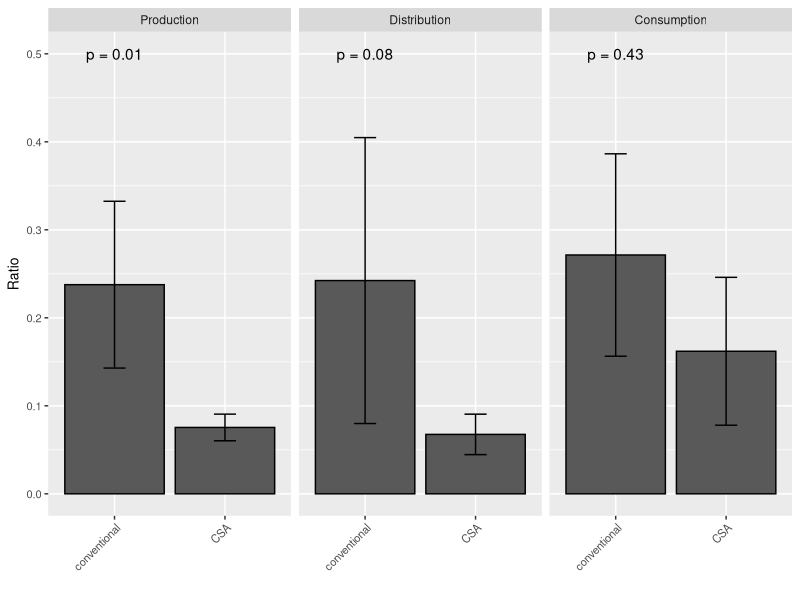
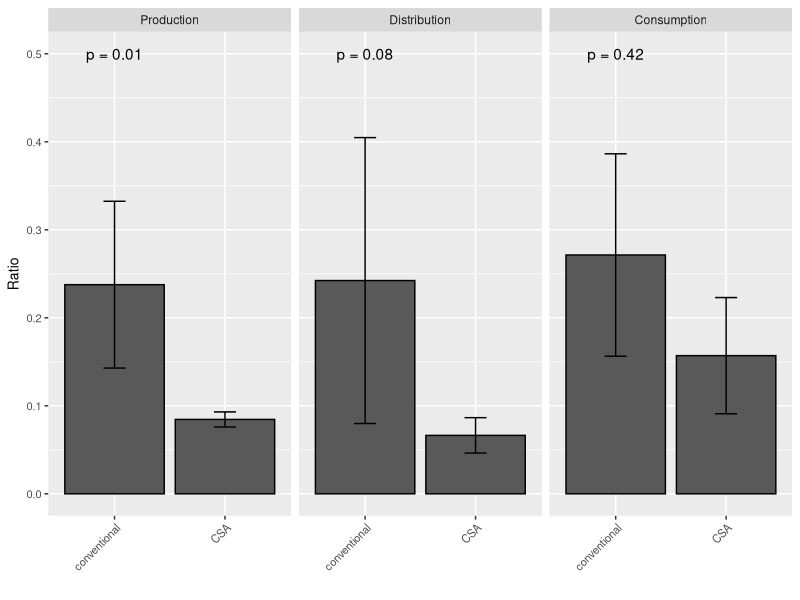
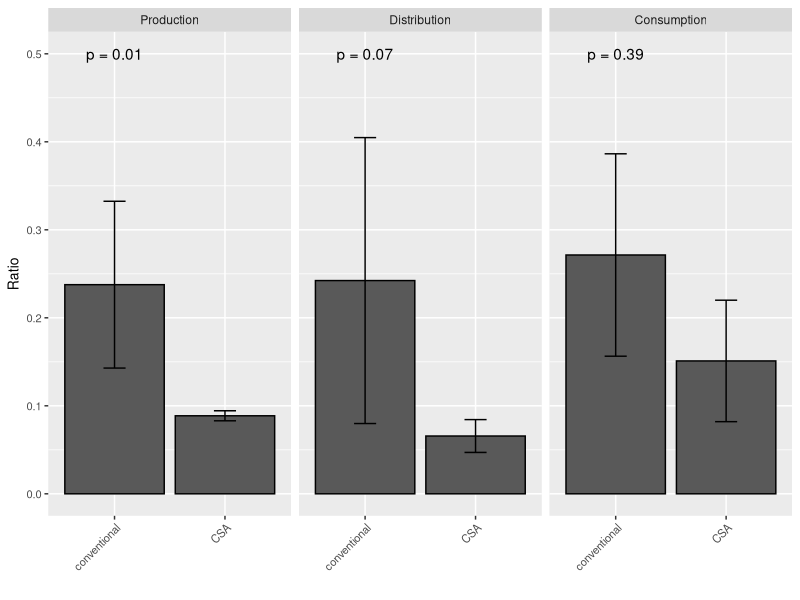
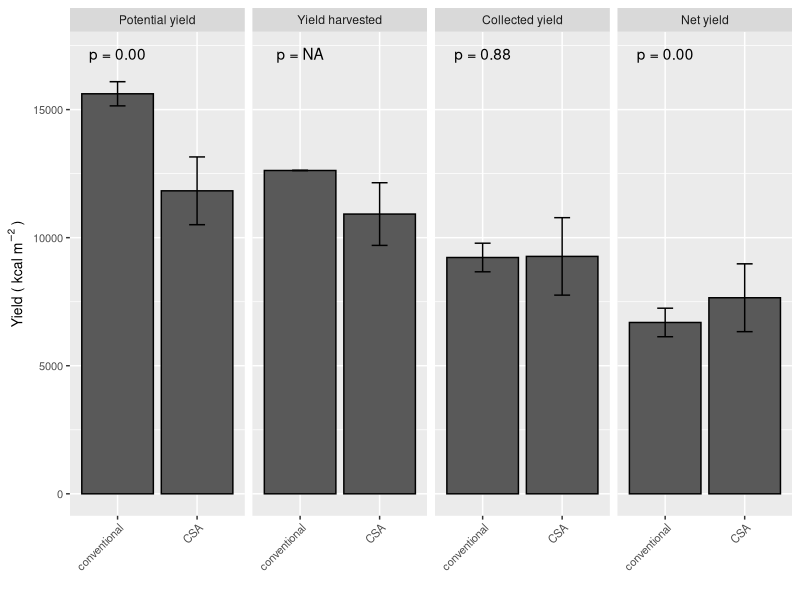
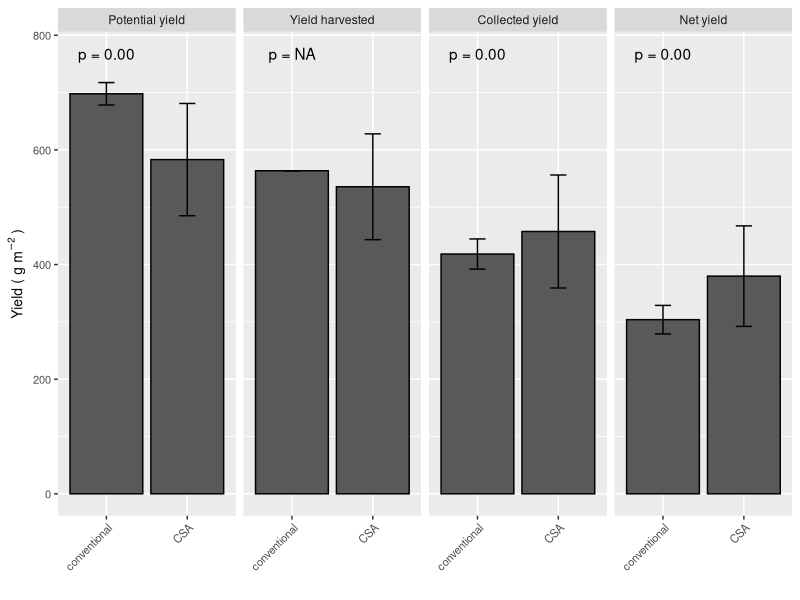
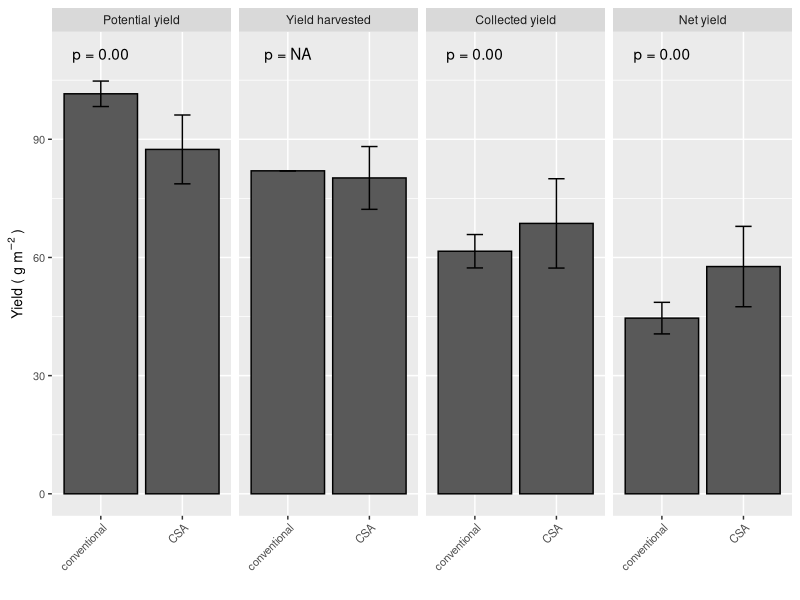

Recreate these plots in R, in order.

################### libraries ################### 
#load packages
library(dplyr)
library(tidyr)
library(readxl)
library(openxlsx)
library(ggplot2)
library(data.table) 


################### data ################### 
## General
CropLabs <- c("Broccoli", "Bush beans", "Fennel", "Potatoes", "Turnips", "Lettuces", "Pumpkins", "Leeks", "Spinach beet", "Carrots", "Beetroot", "Tomatoes", "White cabbages", "Savoy cabbages", "Courgettes", "Onions")
CropTable <- data.frame(Kultur=c("Brokkoli","Buschbohne","Fenchel","Kartoffel", "Kohlrabi","Kopfsalat","Kürbis","Lauch","Mangold","Möhre","Rote Bete","Tomate","Weißkohl","Wirsing","Zucchini","Zwiebel"),
                        Crop=CropLabs)

dfKategorienBeretta <- read_excel("Data/crops_categories_nutrients.xlsx")
dfKategorienBeretta <- merge(dfKategorienBeretta,CropTable,by="Kultur")

manual.labs.english <- c(production = "Production", 
                 intermediate = "Distribution", 
                 household = "Consumption",
                 fresh="Fresh vegetables",
                 storable="Storable vegetables",
                 potato="Potatoes",
                 Conventional="Conventional", 
                 CSA="CSA",
                 Ertrag_kg_qm = "Yield harvested",
                 deliveredYield ="Collected yield",
                 netYield = "Net yield",
                 potYield = "Potential yield")

## CSA
# production
Nachverwertung_Produktion <-  as.data.frame(read_excel("Data/csa_production_flw.xlsx"))
head(Nachverwertung_Produktion)
Nachverwertung_Produktion$potYield <- (Nachverwertung_Produktion$Ertrag_kg_geerntet+Nachverwertung_Produktion$Nachverwertung_kg_total)/Nachverwertung_Produktion$Anbauflaeche

# distribution
Nachverwertung_Verteilstation <- as.data.frame(read_excel("Data/csa_distribution_flw.xlsx"))
head(Nachverwertung_Verteilstation)

# consumption
Nachverwertung_Konsum <- as.data.frame(read_excel("Data/csa_consumption_flw.xlsx"))
head(Nachverwertung_Konsum)
Nachverwertung_Konsum[which(Nachverwertung_Konsum$calculation_basis=="kcal"),"calculation_basis"] <- "Calories"
Nachverwertung_Konsum[which(Nachverwertung_Konsum$calculation_basis=="prot"),"calculation_basis"] <- "Protein"
Nachverwertung_Konsum[which(Nachverwertung_Konsum$calculation_basis=="fat"),"calculation_basis"] <- "Fat"

dfRatioHousehold <- merge(Nachverwertung_Konsum[which(Nachverwertung_Konsum$Kultur=="All_mean"),2:3],Nachverwertung_Konsum[which(Nachverwertung_Konsum$Kultur=="All_sd"),2:3],by="calculation_basis")
names(dfRatioHousehold) <- c("Nutrient","Ratio","RatioSD")
dfRatioHousehold$Aspect <- "CSA"
dfRatioHousehold$Stage <- "household"

# merge
dfAll <- merge(Nachverwertung_Produktion,Nachverwertung_Verteilstation,by=c("Solawi","Kultur"))
dfAll <- merge(dfAll,Nachverwertung_Konsum,by="Kultur",all=T)
dfAll <- merge(dfAll,dfKategorienBeretta,by="Kultur")
# dfAll[is.na(dfAll)] <- 0

# calculate nutrients
dfAllNutrients <- dfAll[,c("Solawi","Kultur","Kategorie_Beretta","Calories (kcal/100g)","Protein (g/100g)","Fat (g/100g)","Ertrag_kg","Ertrag_kg_qm","Ertrag_kg_geerntet_qm","Nachverwertung_kg_total","Liefermenge_kg_VST","Nachverwertung_kg_VST")]
names(dfAllNutrients) <- c("Solawi","Kultur","Kategorie_Beretta","Calories","Protein","Fat","Produktion","Ertrag","Ertrag_geerntet","ProduktionN","Verteilstation","VerteilstationN")
dfCalories <- dfProtein <- dfFat <- dfAllNutrients
dfCalories[7:ncol(dfCalories)] <- dfCalories[7:ncol(dfCalories)]*dfCalories$Calories*10
dfCalories$Nutrient <- "Calories"
dfProtein[7:ncol(dfProtein)] <- dfProtein[7:ncol(dfProtein)]*dfProtein$Protein*10
dfProtein$Nutrient <- "Protein"
dfFat[7:ncol(dfFat)]<- dfFat[7:ncol(dfFat)]*dfFat$Fat*10
dfFat$Nutrient <- "Fat"

dfNutrient <- rbind(dfCalories,dfProtein,dfFat)
dfNutrient <- dfNutrient[,-which(names(dfNutrient) %in% c("Calories","Protein","Fat"))]

## Conventional
dfErtraegeKonventionell <- read_excel("Data/conventional_production.xlsx")
dfErtraegeKonventionell <- merge(dfErtraegeKonventionell,CropTable,by="Kultur")

dfNachverwertungKonventionell <- read_excel("Data/conventional_flw.xlsx")
head(dfNachverwertungKonventionell)
dfNachverwertungKonventionell$Aspect <- "conventional"
dfNachverwertungKonventionell$Solawi <- dfNachverwertungKonventionell$Reference

dfNachverwertungKonventionell <- merge(dfNachverwertungKonventionell,dfKategorienBeretta,by="Crop")

################### analyses ################### 

###### Ratio losses all
## CSA
dfNutrientSum <- aggregate(cbind(Produktion,ProduktionN,Verteilstation,VerteilstationN)~Solawi+Nutrient,dfNutrient,sum)
dfNutrientSum$ratio_production_total <- dfNutrientSum$ProduktionN/(dfNutrientSum$ProduktionN+dfNutrientSum$Produktion)
dfNutrientSum$ratio_intermediate_total <- dfNutrientSum$VerteilstationN/(dfNutrientSum$VerteilstationN+dfNutrientSum$Verteilstation)
dfNutrientSumFinal <- dfNutrientSum[,c("Solawi","Nutrient","ratio_production_total","ratio_intermediate_total")]  %>% gather(Variable, Ratio, "ratio_production_total":"ratio_intermediate_total")
dfNutrientSumFinal$Stage <- sapply(strsplit(dfNutrientSumFinal$Variable,"_"), `[`, 2)
dfNutrientSumFinal$Aspect <- "CSA"
  
## conventional
# sum of avoidability categories
dfNachverwertungKonventionellMean <- aggregate(Ratio~Crop+Kategorie_Beretta+Stage+Avoidability+Solawi+Aspect,dfNachverwertungKonventionell,mean)
dfNachverwertungKonventionellSum <- aggregate(Ratio~Solawi+Stage+Aspect+Crop,dfNachverwertungKonventionellMean,sum)
# mean of crops
dfNachverwertungKonventionellMeanCrops <- aggregate(Ratio~Solawi+Stage+Aspect,dfNachverwertungKonventionellSum,mean)
dfNachverwertungKonventionellMeanCrops$Nutrient <- "None"

## combined
dfAllMean <- rbind(dfNutrientSumFinal[,c("Solawi","Stage","Aspect","Ratio","Nutrient")],dfNachverwertungKonventionellMeanCrops)

# mean and sd over solawi/references
dfRatioFinalSD <- aggregate(Ratio~Aspect+Stage+Nutrient,dfAllMean,sd)
names(dfRatioFinalSD)[ncol(dfRatioFinalSD)] <- "RatioSD"

dfRatioFinalMean <- aggregate(Ratio~Aspect+Stage+Nutrient,dfAllMean,mean)
dfRatioFinal <- merge(dfRatioFinalMean,dfRatioFinalSD)
dfRatioFinal <- rbind(dfRatioFinal,dfRatioHousehold)

dfRatioFinal$Error_Lower <- dfRatioFinal$Ratio-dfRatioFinal$RatioSD
dfRatioFinal$Error_Upper <- dfRatioFinal$Ratio+dfRatioFinal$RatioSD

dfRatioFinal$Stage <- factor(dfRatioFinal$Stage,levels=c("production","intermediate","household"))

## significance tests
funFigRatio <- function(nutrient){
  print(shapiro.test(dfAllMean[which(dfAllMean$Aspect=="CSA"&dfAllMean$Nutrient==nutrient&dfAllMean$Stage=="production"),"Ratio"]))
  print(shapiro.test(dfAllMean[which(dfAllMean$Aspect=="CSA"&dfAllMean$Nutrient==nutrient&dfAllMean$Stage=="intermediate"),"Ratio"]))
  print(shapiro.test(dfAllMean[which(dfAllMean$Aspect=="conventional"&dfAllMean$Stage=="production"),"Ratio"]))
  print(shapiro.test(dfAllMean[which(dfAllMean$Aspect=="conventional"&dfAllMean$Stage=="intermediate"),"Ratio"]))
  print(shapiro.test(dfAllMean[which(dfAllMean$Aspect=="conventional"&dfAllMean$Stage=="household"),"Ratio"]))

  aovRatioProduction <- aov(Ratio ~ Aspect , data = dfAllMean[which(dfAllMean$Nutrient%in%c("None",nutrient)&dfAllMean$Stage=="production"),])
  aovRatioIntermediate <- aov(Ratio ~ Aspect , data = dfAllMean[which(dfAllMean$Nutrient%in%c("None",nutrient)&dfAllMean$Stage=="intermediate"),])
  aovRatioHousehold <- aov(Ratio ~ Aspect , data = rbind(dfAllMean[which(dfAllMean$Nutrient%in%c("None",nutrient)&dfAllMean$Stage=="household"),c("Aspect","Ratio")],dfRatioHousehold[which(dfRatioHousehold$Nutrient==nutrient),c("Aspect","Ratio")]))

  ann_text <- data.frame(Ratio = 0.5,lab = paste0("p = ",c(round(summary(aovRatioProduction)[[1]][1,5],2),round(summary(aovRatioIntermediate)[[1]][1,5],2),round(summary(aovRatioHousehold)[[1]][1,5],2))),Aspect="conventional",
                         Stage  = factor(c("production","intermediate","household"),levels = c("production","intermediate","household")))
  
  ggplot(dfRatioFinal[which(dfRatioFinal$Nutrient%in%c("None",nutrient)),], aes(x = Aspect, y = Ratio)) + 
    geom_bar(stat = 'identity', position = 'stack', colour = "black") + 
    facet_grid(.~Stage,labeller = as_labeller(manual.labs.english)) + ylab("Ratio")+xlab("") +
    scale_fill_brewer(name = "Avoidability", labels = as_labeller(manual.labs.english)) +
    ylim(0,0.5)+
    theme(axis.title.y=element_text(size=10),
          axis.title.x=element_text(size=10),
          axis.text.x = element_text(angle = 45, hjust = 1,size=8),
          axis.text.y = element_text(size=8))+
    geom_errorbar(aes(ymin= Error_Lower, 
                      ymax= Error_Upper),
                  width=.2,
                  position="identity")+
    geom_text(data = ann_text,aes(label=lab))
}

fig1 <- funFigRatio("Calories")
fig1

figS1 <- funFigRatio("Protein")
figS1

figS2 <- funFigRatio("Fat")
figS2

###### Net yield efficiency

#### mean and sd per Crop and Stage
## CSA
dfNYEAll <- dfAll[, c("Solawi", "Kultur", "Ertrag_kg_qm", "Ertrag_kg_geerntet_qm","Loss_Ratio_VST","ratio_gesamt", "potYield")]
dfNYEAll$deliveredYield <- dfNYEAll$Ertrag_kg_qm * (1-dfNYEAll$Loss_Ratio_VST )  
dfNYEAll$netYield <- dfNYEAll$Ertrag_kg_qm * (1-dfNYEAll$Loss_Ratio_VST ) * (1-dfNYEAll$ratio_gesamt) 
dfNYEAll$Ertrag_kg_qm <- dfNYEAll$Ertrag_kg_geerntet_qm # make name consistent
dfNYEAll$Aspect <- "CSA"
dfNYEAll <- merge(dfNYEAll,CropTable,by="Kultur")


## Conventional
dfNachverwertungKonventionellSummary <- as.data.frame(dfNachverwertungKonventionellSum %>%
  # drop_na()  %>%
  group_by(Crop, Stage)  %>%
  dplyr::summarize(mean = mean(Ratio,na.rm=T),
                   sd = sd(Ratio, na.rm=T)))

dfNachverwertungKonventionellSummary
head(dfNachverwertungKonventionellSummary)
dfNachverwertungKonventionellSummary <- merge(dfNachverwertungKonventionellSummary,unique(dfAll[,c("Crop","Calories (kcal/100g)")]),by="Crop")

## sample ratios based on given mean and sd
set.seed(9999)
lsRound <- lapply(1:1000,function(i){
  dfNachverwertungKonventionellSummary$RatioSampled <- rnorm(nrow(dfNachverwertungKonventionellSummary),mean=dfNachverwertungKonventionellSummary[,"mean"],sd=dfNachverwertungKonventionellSummary[,"sd"])
  
  dfNachverwertungKonventionellSummary[which(dfNachverwertungKonventionellSummary$RatioSampled<0),"RatioSampled"] <- 0
  dfNachverwertungKonventionellSummary[which(dfNachverwertungKonventionellSummary$RatioSampled>1),"RatioSampled"] <- 1
  
  
  dfNachverwertungKonventionellSpread<- dfNachverwertungKonventionellSummary[,c("Crop","Stage","RatioSampled")] %>% tidyr::spread(Stage,RatioSampled)
  
  dfNetYieldKonventionell <- merge(dfErtraegeKonventionell[,c("Crop","Ertrag_kg_qm")],dfNachverwertungKonventionellSpread,by="Crop")
  dfNetYieldKonventionell <- na.omit(dfNetYieldKonventionell)
  dfNetYieldKonventionell$potYield <- dfNetYieldKonventionell$Ertrag_kg_qm + (dfNetYieldKonventionell$Ertrag_kg_qm*dfNetYieldKonventionell$production) 
  dfNetYieldKonventionell$deliveredYield <- dfNetYieldKonventionell$Ertrag_kg_qm * (1-dfNetYieldKonventionell$intermediate) 
  
  dfNetYieldKonventionell$netYield <- dfNetYieldKonventionell$Ertrag_kg_qm * (1-dfNetYieldKonventionell$intermediate) * (1-dfNetYieldKonventionell$household) 
  dfNetYieldKonventionell$Solawi <- i
  dfNetYieldKonventionell[,c("Crop","Ertrag_kg_qm","potYield","deliveredYield","netYield","Solawi")]
  
  })
dfRound <- do.call(rbind,lsRound)
dfRound$Aspect <- "conventional"

# combine csa and conventional
dfNYEFinal <- rbind(dfNYEAll[-which(dfNYEAll$Crop%in%c("Fennel","Spinach beet")),c("Crop","Ertrag_kg_qm","potYield","deliveredYield","netYield","Solawi","Aspect")],dfRound)
dfNYEFinal <- dfNYEFinal %>% gather(Variable,Yield,"Ertrag_kg_qm":"netYield")
head(dfNYEFinal)
unique(dfNYEFinal$Variable)
dfNYEFinal <- merge(dfNYEFinal,unique(dfAll[,c("Crop","Calories (kcal/100g)","Protein (g/100g)","Fat (g/100g)")]),by="Crop")
dfNYEFinal$Yield_Calories <- dfNYEFinal$Yield*dfNYEFinal$`Calories (kcal/100g)`*10
dfNYEFinal$Yield_Protein <- dfNYEFinal$Yield*dfNYEFinal$`Protein (g/100g)`*10
dfNYEFinal$Yield_Fat <- dfNYEFinal$Yield*dfNYEFinal$`Fat (g/100g)`*10

# Nutrients
dfNYENutrient <- aggregate(cbind(Yield_Calories,Yield_Protein,Yield_Fat)~Solawi+Aspect+Variable,dfNYEFinal,function(i){sum(i,na.rm=T)})
dfNYENutrientSD <- aggregate(cbind(Yield_Calories,Yield_Protein,Yield_Fat)~Aspect+Variable,dfNYENutrient,function(i){sd(i,na.rm=T)})
names(dfNYENutrientSD)[3:5] <- paste0(names(dfNYENutrientSD)[3:5],"SD")
dfNYENutrientMean <- aggregate(cbind(Yield_Calories,Yield_Protein,Yield_Fat)~Aspect+Variable,dfNYENutrient,function(i){mean(i,na.rm=T)})
dfNYENutrientAgg <- merge(dfNYENutrientMean,dfNYENutrientSD,by=c("Aspect","Variable"))
dfNYENutrientAgg$Error_Upper_Calories <- dfNYENutrientAgg$Yield_Calories+dfNYENutrientAgg$Yield_CaloriesSD
dfNYENutrientAgg$Error_Lower_Calories <- dfNYENutrientAgg$Yield_Calories-dfNYENutrientAgg$Yield_CaloriesSD
dfNYENutrientAgg$Error_Upper_Protein <- dfNYENutrientAgg$Yield_Protein+dfNYENutrientAgg$Yield_ProteinSD
dfNYENutrientAgg$Error_Lower_Protein <- dfNYENutrientAgg$Yield_Protein-dfNYENutrientAgg$Yield_ProteinSD
dfNYENutrientAgg$Error_Upper_Fat <- dfNYENutrientAgg$Yield_Fat+dfNYENutrientAgg$Yield_FatSD
dfNYENutrientAgg$Error_Lower_Fat <- dfNYENutrientAgg$Yield_Fat-dfNYENutrientAgg$Yield_FatSD

dfNYENutrientAgg$Variable <- factor(dfNYENutrientAgg$Variable,levels = c("potYield","Ertrag_kg_qm","deliveredYield","netYield"))

# figure
funFigYield <- function(nutrient,errorLower,errorUpper,yName){
  dfNYENutrient$Yield <- dfNYENutrient[,nutrient]
  ## significance
  print(shapiro.test(dfNYENutrient[which(dfNYENutrient$Aspect=="conventional"&dfNYENutrient$Variable=="potYield"),nutrient]))
  print(shapiro.test(dfNYENutrient[which(dfNYENutrient$Aspect=="CSA"&dfNYENutrient$Variable=="potYield"),nutrient]))
  print(shapiro.test(dfNYENutrient[which(dfNYENutrient$Aspect=="conventional"&dfNYENutrient$Variable=="deliveredYield"),nutrient]))
  print(shapiro.test(dfNYENutrient[which(dfNYENutrient$Aspect=="CSA"&dfNYENutrient$Variable=="deliveredYield"),nutrient]))
  print(shapiro.test(dfNYENutrient[which(dfNYENutrient$Aspect=="conventional"&dfNYENutrient$Variable=="netYield"),nutrient]))
  print(shapiro.test(dfNYENutrient[which(dfNYENutrient$Aspect=="CSA"&dfNYENutrient$Variable=="netYield"),nutrient]))
  
  aovPotYield <- aov(Yield ~ Aspect , data = dfNYENutrient[which(dfNYENutrient$Variable=="potYield"),])
  aovYield <- aov(Yield ~ Aspect , data = dfNYENutrient[which(dfNYENutrient$Variable=="Ertrag_kg_qm"),])
  aovDeliveredYield <- aov(Yield ~ Aspect , data = dfNYENutrient[which(dfNYENutrient$Variable=="deliveredYield"),])
  aovNetYield <- aov(Yield ~ Aspect , data = dfNYENutrient[which(dfNYENutrient$Variable=="netYield"),])
  
  ann_text <- data.frame(Var = 1.1*max(dfNYENutrientAgg[,nutrient]),lab = paste0("p = ",c(format(round(summary(aovPotYield)[[1]][1,5],2), nsmall = 2),"NA",format(round(summary(aovDeliveredYield)[[1]][1,5],2), nsmall = 2),format(round(summary(aovNetYield)[[1]][1,5],2), nsmall = 2))),Aspect="conventional",
                         Variable  = factor(c("potYield","Ertrag_kg_qm","deliveredYield","netYield"),levels = c("potYield","Ertrag_kg_qm","deliveredYield","netYield")))
  
  # ann_text$lab <- list(c(1,2,3,expression("">=200)))
  names(ann_text)[1] <- nutrient

  ggplot(dfNYENutrientAgg, aes(x = Aspect, y = dfNYENutrientAgg[,nutrient])) + 
    geom_bar(stat = 'identity', position= "dodge", colour = "black") +
    facet_grid(.~Variable,labeller = as_labeller(manual.labs.english))+
    ylab(yName) + xlab("") +
    # ylim(0,17500)+
    theme(axis.title.y=element_text(size=10),
          axis.title.x=element_text(size=10),
          axis.text.x = element_text(angle = 45, hjust = 1,size=8),
          axis.text.y = element_text(size=8),
          legend.title = element_text(size = 10, face = "bold"),
          legend.text = element_text(size = 8))  +
    geom_errorbar(aes(ymin= dfNYENutrientAgg[,errorLower],
                      ymax= dfNYENutrientAgg[,errorUpper]),
                  width=.2,
                  position="identity")+
    geom_text(data = ann_text,aes(y=ann_text[,nutrient],label=lab))
  
}


fig2 <-  funFigYield("Yield_Calories","Error_Lower_Calories","Error_Upper_Calories",expression("Yield ( kcal"~m^-2~")"))
fig2

figS3 <- funFigYield("Yield_Protein","Error_Lower_Protein","Error_Upper_Protein",expression("Yield ( g"~m^-2~")"))
figS3

figS4 <- funFigYield("Yield_Fat","Error_Lower_Fat","Error_Upper_Fat",expression("Yield ( g"~m^-2~")"))
figS4

###### crop tables
#### losses
## CSA
dfCSAMean  <- aggregate(cbind(Nachverwertung_ratio_total,Loss_Ratio_VST ,ratio_gesamt)~Crop,dfAll,mean)
dfCSAsd  <- aggregate(cbind(Nachverwertung_ratio_total,Loss_Ratio_VST ,ratio_gesamt)~Crop,dfAll,sd)
dfCSAMean <- merge(dfCSAMean,dfCSAsd,by="Crop")
dfCSAMean$ratio_production_CSA <- paste0(round(dfCSAMean$Nachverwertung_ratio_total.x,2)," (",round(dfCSAMean$Nachverwertung_ratio_total.y,2),")")
dfCSAMean$ratio_intermediate_CSA <- paste0(round(dfCSAMean$Loss_Ratio_VST.x,2)," (",round(dfCSAMean$Loss_Ratio_VST.y,2),")")
dfCSAMean$ratio_household_CSA <- paste0(round(dfCSAMean$ratio_gesamt.x,2)," (",round(dfCSAMean$ratio_gesamt.y,2),")")

## conventional
head(dfNachverwertungKonventionellMean)
dfKonventionellMean <- aggregate(Ratio~Crop+Stage,dfNachverwertungKonventionellMean,mean)
dfKonventionellSD <- aggregate(Ratio~Crop+Stage,dfNachverwertungKonventionellMean,sd)
dfKonventionellMean <- merge(dfKonventionellMean,dfKonventionellSD,by=c("Crop","Stage"))
dfKonventionellMean$Ratio <- paste0(round(dfKonventionellMean$Ratio.x,2)," (",round(dfKonventionellMean$Ratio.y,2),")")
dfKonventionellMean <- dcast(setDT(dfKonventionellMean), Crop ~ Stage, value.var = c("Ratio"))
names(dfKonventionellMean)[2:4] <- paste0("ratio_",names(dfKonventionellMean)[2:4],"_conventional")

tableS5 <- merge(dfCSAMean[,c("Crop","ratio_production_CSA","ratio_intermediate_CSA","ratio_household_CSA")],dfKonventionellMean[,c("Crop","ratio_production_conventional","ratio_intermediate_conventional","ratio_household_conventional")],by="Crop")
tableS5

#### yields
head(dfNYEFinal)
dfNYETable <- aggregate(Yield~Crop+Aspect+Variable,dfNYEFinal,mean)
dfNYETableSD <- aggregate(Yield~Crop+Aspect+Variable,dfNYEFinal,sd)

dfNYETableAll <- merge(dfNYETable,dfNYETableSD,by=c("Crop","Aspect","Variable"))
dfNYETableAll$Yield <- paste0(round(dfNYETableAll$Yield.x,2)," (",round(dfNYETableAll$Yield.y,2),")")
dfNYETableAll <- dcast(setDT(dfNYETableAll), Crop ~ Aspect+Variable, value.var = c("Yield"))
dfNYETableAll <- dfNYETableAll[,c("Crop","CSA_potYield","CSA_Ertrag_kg_qm","CSA_deliveredYield","CSA_netYield","conventional_potYield","conventional_Ertrag_kg_qm","conventional_deliveredYield","conventional_netYield")]
names(dfNYETableAll) <- c("Crop","potential_yield_CSA_kg_m2","harvested_yield_CSA_kg_m2","delivered_yield_CSA_kg_m2","net_yield_CSA_kg_m2","potential_yield_conventional_kg_m2","harvested_yield_conventional_kg_m2","delivered_yield_conventional_kg_m2","net_yield_conventional_kg_m2")
tableS6 <- dfNYETableAll
tableS6


rm(list=ls())
